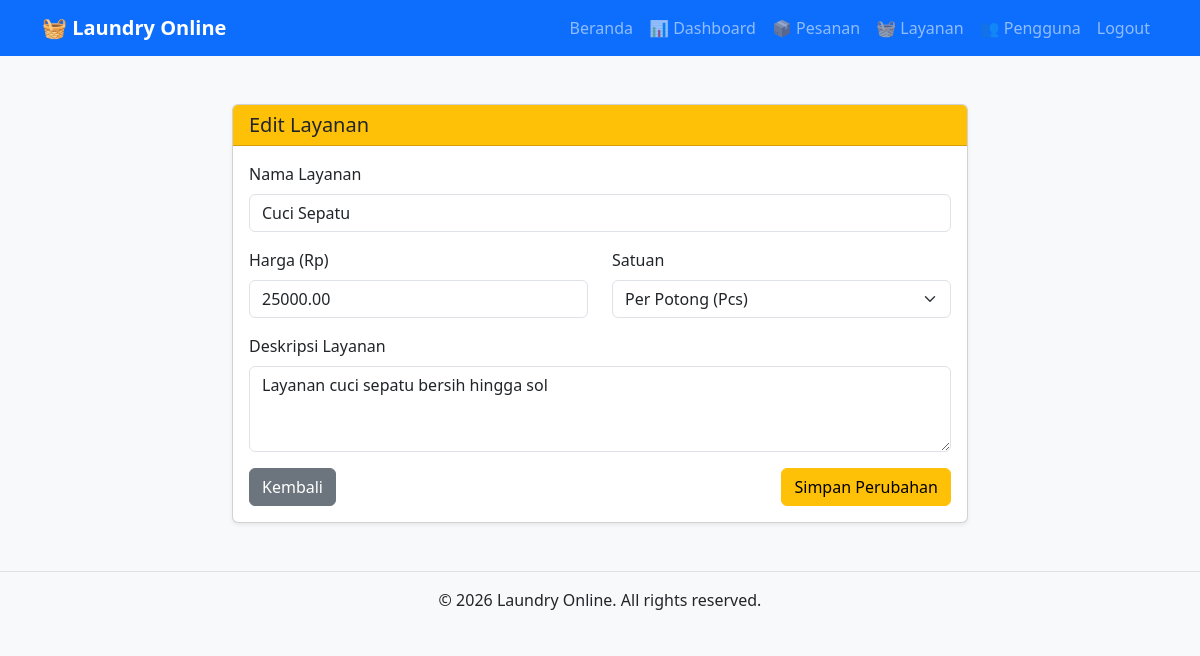
The page /admin/layanan/edit.php?id=4 (signed in) on the database its author committed.
### tables this page shows
CREATE TABLE IF NOT EXISTS `layanan` (
  `id_layanan` INT AUTO_INCREMENT PRIMARY KEY,
  `nama_layanan` VARCHAR(100) NOT NULL,
  `harga` DECIMAL(10,2) NOT NULL,
  `satuan` ENUM('kg','pcs') DEFAULT 'kg',
  `deskripsi` TEXT DEFAULT NULL
);

### admin/layanan/edit.php (the view, shortened to what this page needs)
<?php
require '../../config/koneksi.php';
$id = mysqli_real_escape_string($conn, $_GET['id']);
$data_layanan = mysqli_fetch_assoc(mysqli_query($conn, "SELECT * FROM layanan WHERE id_layanan = '$id'"));
include '../../includes/header.php';
include '../../includes/navbar.php';
?>
<div class="container mt-5">
    <div class="row justify-content-center">
        <div class="col-md-8">
            <div class="card shadow-sm">
                <div class="card-header bg-warning text-dark">
                    <h5 class="mb-0">Edit Layanan</h5>
                </div>
                <div class="card-body">
                    <form action="edit.php?id=<?= $id; ?>" method="POST">
                        <div class="mb-3">
                            <label class="form-label">Nama Layanan</label>
                            <input type="text" name="nama_layanan" class="form-control" value="<?= htmlspecialchars($data_layanan['nama_layanan']); ?>" required>
                        </div>
                        <div class="row mb-3">
                            <div class="col-md-6">
                                <label class="form-label">Harga (Rp)</label>
                                <input type="number" name="harga" class="form-control" value="<?= $data_layanan['harga']; ?>" required>
                            </div>
                            <div class="col-md-6">
                                <label class="form-label">Satuan</label>
                                <select name="satuan" class="form-select" required>
                                    <option value="pcs" <?= ($data_layanan['satuan']=='pcs') ? 'selected' : ''; ?>>Per Potong (Pcs)</option>
                                </select>
                            </div>
                        </div>
                        <div class="mb-3">
                            <label class="form-label">Deskripsi Layanan</label>
                            <textarea name="deskripsi" class="form-control" rows="3"><?= htmlspecialchars($data_layanan['deskripsi']); ?></textarea>
                        </div>
                        <div class="d-flex justify-content-between">
                            <a href="index.php" class="btn btn-secondary">Kembali</a>
                            <button type="submit" class="btn btn-warning">Simpan Perubahan</button>
                        </div>
                    </form>
                </div>
            </div>
        </div>
    </div>
</div>
<?php include '../../includes/footer.php'; ?>

### assets/css/style.css (style rules this page uses)
body { background-color: #f8f9fa; font-family: 'Segoe UI', Tahoma, Geneva, Verdana, sans-serif; display: flex; flex-direction: column; min-height: 100vh; }
.card { transition: transform 0.2s ease, box-shadow 0.2s ease; }

### rows shown on the page
layanan: nama_layanan "Cuci Sepatu", harga "25000.00", satuan "Per Potong (Pcs)", deskripsi "Layanan cuci sepatu bersih hingga sol"
